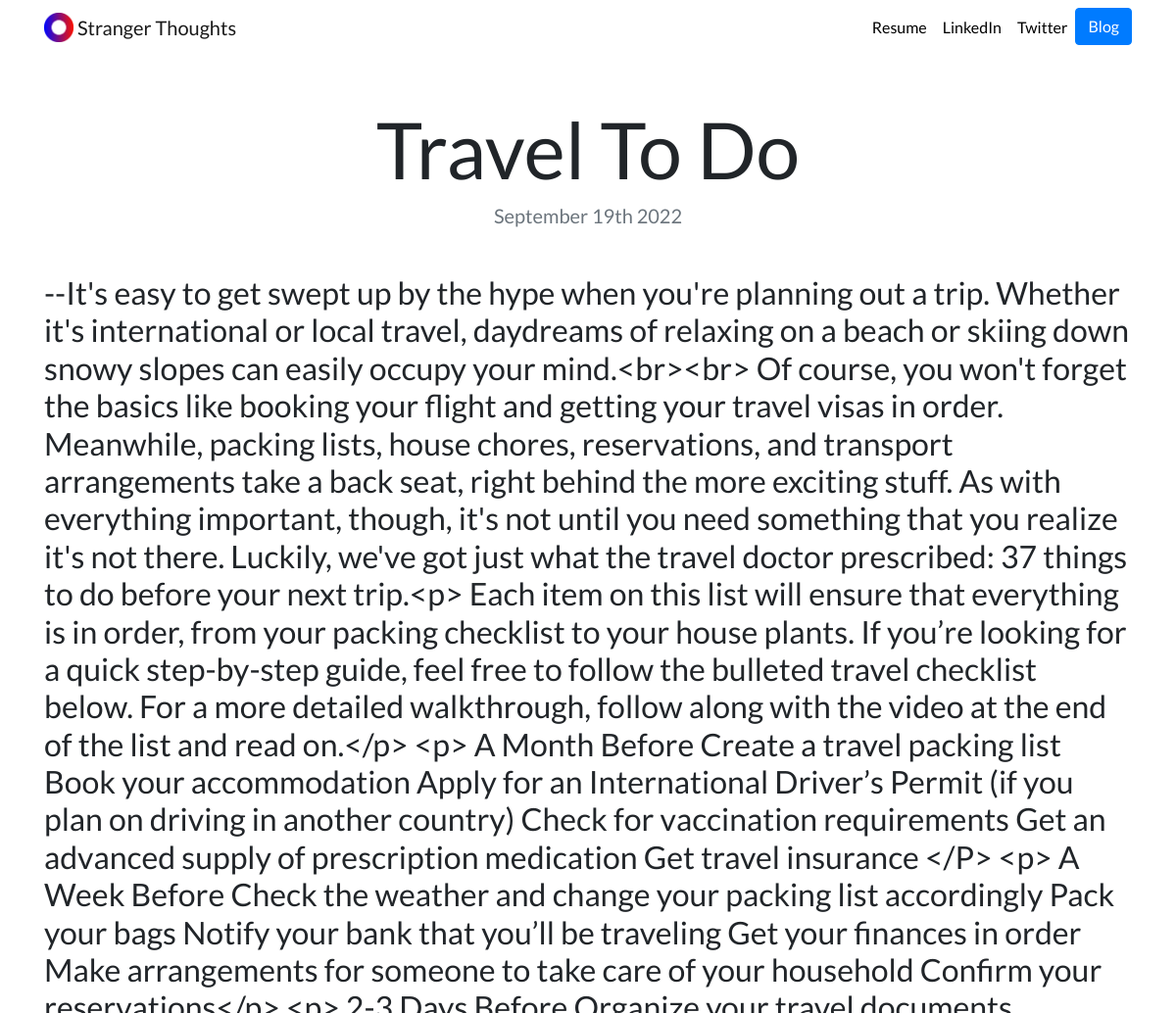
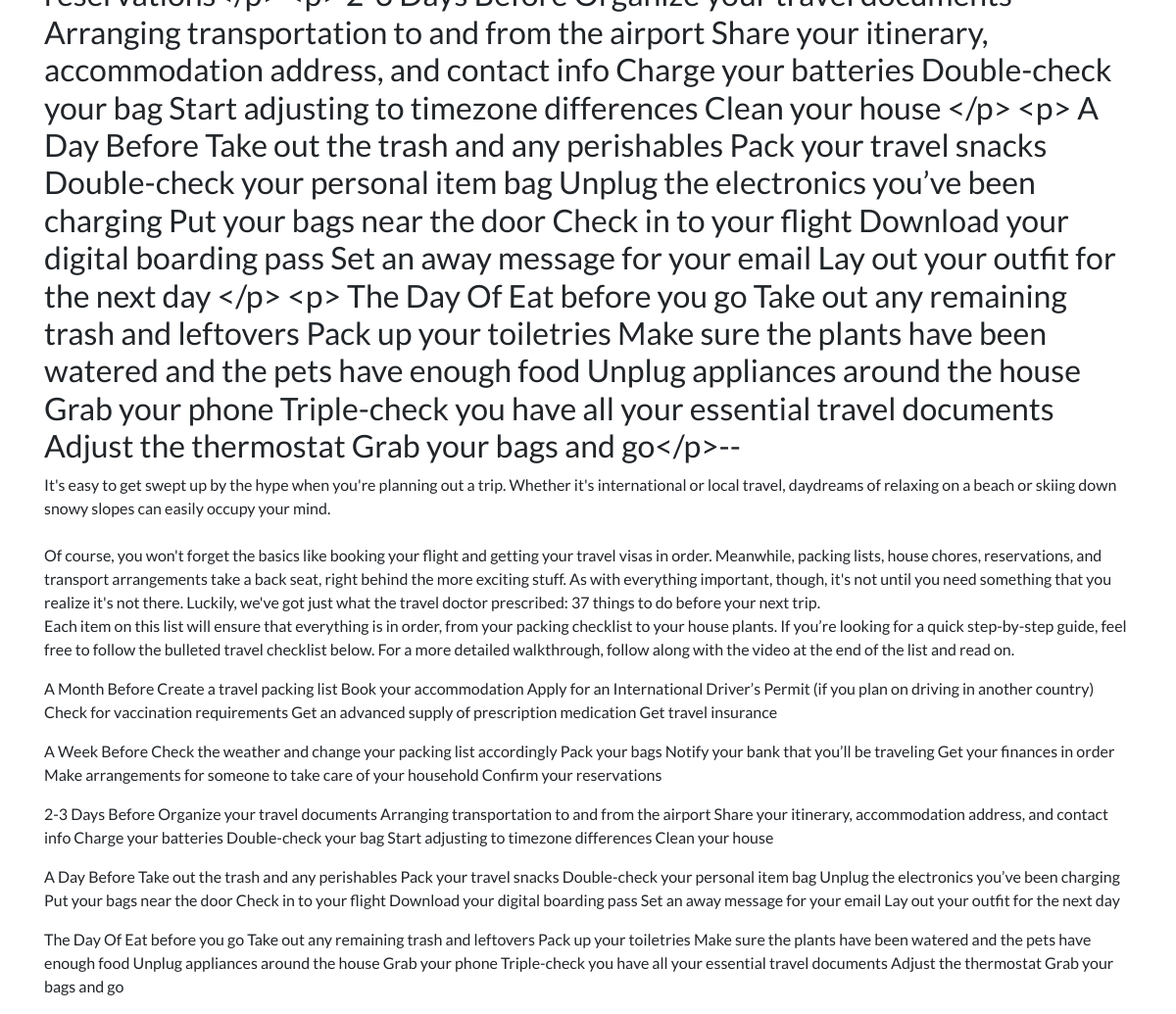
Page /blog/1/ on the committed database (2 pictures, top to bottom).
### blog/models.py (models this page shows)
class Blog(models.Model):
    title = models.CharField(max_length=200)
    description = models.TextField()
    image = models.ImageField(upload_to='portfolio/images/')
    date = models.DateField()

### blog/views.py (the view)
# urls.py: path('<int:blog_id>/', views.detail, name='detail'),
def detail(request, blog_id):
    blog = get_object_or_404(Blog, pk=blog_id)
    return render(request, 'blog/detail.html',{'blog':blog})

### blog/templates/blog/detail.html
{% extends "portfolio/base.html" %}
{% load static %}
{% block content %}
<h1  class="text-center mt-5" id="blogdetailtitle">{{  blog.title }}</h1>
<h5 class="text-center text-muted mb-5">{{ blog.date|date:'F jS Y' }}</h5>
<h2>--{{  blog.description }}--</h2>
{{ blog.description|safe }}
{% endblock %}

### portfolio/static/portfolio/custom.css (style rules this page uses)
body { font-family: 'Lato', sans-serif; }
@media (min-width: 992px) { #blogdetailtitle { font-size: 5rem; } }

### rows in the picture
Blog: title "Travel To Do", date "September 19th 2022", description "It's easy to get swept up by the hype when you're planning out a trip. Whether it's international or local travel, daydreams of relaxing on a beach or skiing down snowy slopes can easily occupy your mind.<br><br> Of course, you won't forget the basics like booking your flight and getting your travel visas in order. Meanwhile, packing lists, house chores, reservations, and transport arrangements take a back seat, right behind the more exciting stuff. As with everything important, though, it's not until you need something that you realize it's not there. Luckily, we've got just what the travel doctor prescribed: 37 things to do before your next trip.<p> Each item on this list will ensure that…", description "It's easy to get swept up by the hype when you're planning out a trip. Whether it's international or local travel, daydreams of relaxing on a beach or skiing down snowy slopes can easily occupy your mind. Of course, you won't forget the basics like booking your flight and getting your travel visas in order. Meanwhile, packing lists, house chores, reservations, and transport arrangements take a back seat, right behind the more exciting stuff. As with everything important, though, it's not until you need something that you realize it's not there. Luckily, we've got just what the travel doctor prescribed: 37 things to do before your next trip. Each item on this list will ensure that everything…"
